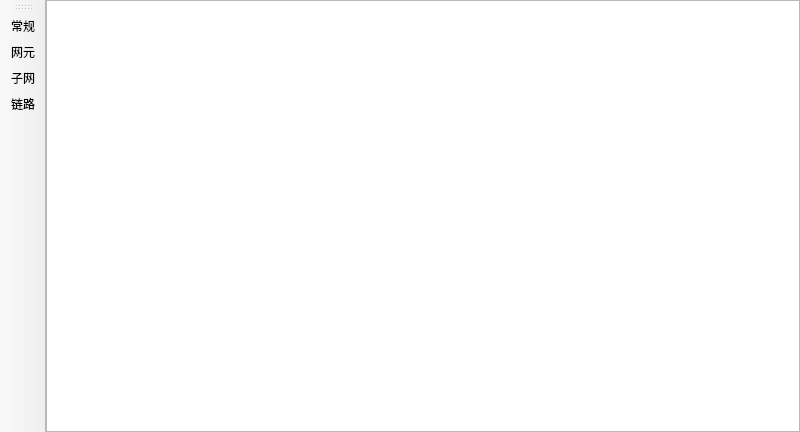
<?xml version="1.0" encoding="UTF-8"?>
<ui version="4.0">
 <class>tuopuform</class>
 <widget class="QMainWindow" name="tuopuform">
  <property name="geometry">
   <rect>
    <x>0</x>
    <y>0</y>
    <width>800</width>
    <height>432</height>
   </rect>
  </property>
  <property name="windowTitle">
   <string>MainWindow</string>
  </property>
  <widget class="QWidget" name="centralwidget">
   <layout class="QGridLayout" name="gridLayout">
    <property name="leftMargin">
     <number>0</number>
    </property>
    <property name="topMargin">
     <number>0</number>
    </property>
    <property name="rightMargin">
     <number>0</number>
    </property>
    <property name="bottomMargin">
     <number>0</number>
    </property>
    <property name="spacing">
     <number>0</number>
    </property>
    <item row="0" column="0">
     <widget class="QGraphicsView" name="graphicsView"/>
    </item>
   </layout>
  </widget>
  <widget class="QToolBar" name="toolBar">
   <property name="windowTitle">
    <string>toolBar</string>
   </property>
   <attribute name="toolBarArea">
    <enum>LeftToolBarArea</enum>
   </attribute>
   <attribute name="toolBarBreak">
    <bool>false</bool>
   </attribute>
   <addaction name="actionChangGui"/>
   <addaction name="actionAddWangYuan"/>
   <addaction name="actionAddZiWang"/>
   <addaction name="actionAddLianLu"/>
  </widget>
  <action name="actionAddWangYuan">
   <property name="checkable">
    <bool>true</bool>
   </property>
   <property name="text">
    <string>网元</string>
   </property>
  </action>
  <action name="actionAddZiWang">
   <property name="checkable">
    <bool>true</bool>
   </property>
   <property name="text">
    <string>子网</string>
   </property>
  </action>
  <action name="actionAddLianLu">
   <property name="checkable">
    <bool>true</bool>
   </property>
   <property name="text">
    <string>链路</string>
   </property>
  </action>
  <action name="actionChangGui">
   <property name="checkable">
    <bool>true</bool>
   </property>
   <property name="text">
    <string>常规</string>
   </property>
  </action>
 </widget>
 <resources/>
 <connections/>
</ui>
